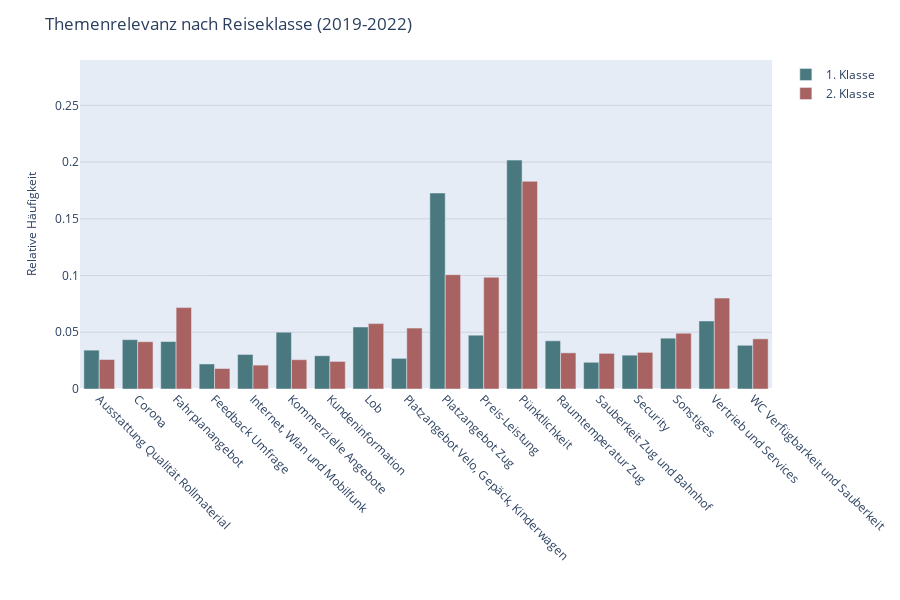

Here is the notebook cell this chart was saved with:
### Code cell
barchart_klasse = create_grouped_barchart(df_u_klassencode,
                                          x_col="CustomName",
                                          y_col="relative_count",
                                          color_col="u_klassencode",
                                          color_discrete_sequence=color_discrete_sequence,
                                          title="Themenrelevanz nach Reiseklasse (2019-2022)",
                                          xaxis_title='',
                                          yaxis_title='Relative Häufigkeit',
                                          legend_title='',
                                          template=template,
                                          path=path,
                                          filename="Themenrelevanz_Reiseklasse")

### Figure 1 — Plotly figure (JSON) as saved in the notebook; plotly's stock layout.template omitted (floating-point values rounded to 4 significant figures)
{"data": [{"alignmentgroup": "True", "customdata": [["1. Klasse"], ["1. Klasse"], ["1. Klasse"], ["1. Klasse"], ["1. Klasse"], ["1. Klasse"], ["1. Klasse"], ["1. Klasse"], ["1. Klasse"], ["1. Klasse"], ["1. Klasse"], ["1. Klasse"], ["1. Klasse"], ["1. Klasse"], ["1. Klasse"], ["1. Klasse"], ["1. Klasse"], ["1. Klasse"]], "hovertemplate": "u_klassencode=%{customdata[0]}<br>CustomName=%{x}<br>relative_count=%{y}<extra></extra>", "legendgroup": "1. Klasse", "marker": {"color": "#49787F", "pattern": {"shape": ""}}, "name": "1. Klasse", "offsetgroup": "1. Klasse", "orientation": "v", "showlegend": true, "textposition": "auto", "type": "bar", "x": ["Ausstattung Qualität Rollmaterial", "Corona", "Fahrplanangebot", "Feedback Umfrage", "Internet, Wlan und Mobilfunk", "Kommerzielle Angebote", "Kundeninformation", "Lob", "Platzangebot Velo, Gepäck, Kinderwagen", "Platzangebot Zug", "Preis-Leistung", "Pünktlichkeit", "Raumtemperatur Zug", "Sauberkeit Zug und Bahnhof", "Security", "Sonstiges", "Vertrieb und Services", "WC Verfügbarkeit und Sauberkeit"], "xaxis": "x", "y": [0.03426, 0.04348, 0.04183, 0.02207, 0.03047, 0.05007, 0.02931, 0.05468, 0.02701, 0.1728, 0.04743, 0.2017, 0.04249, 0.02355, 0.02981, 0.0448, 0.05995, 0.03854], "yaxis": "y"}, {"alignmentgroup": "True", "customdata": [["2. Klasse"], ["2. Klasse"], ["2. Klasse"], ["2. Klasse"], ["2. Klasse"], ["2. Klasse"], ["2. Klasse"], ["2. Klasse"], ["2. Klasse"], ["2. Klasse"], ["2. Klasse"], ["2. Klasse"], ["2. Klasse"], ["2. Klasse"], ["2. Klasse"], ["2. Klasse"], ["2. Klasse"], ["2. Klasse"]], "hovertemplate": "u_klassencode=%{customdata[0]}<br>CustomName=%{x}<br>relative_count=%{y}<extra></extra>", "legendgroup": "2. Klasse", "marker": {"color": "#A96262", "pattern": {"shape": ""}}, "name": "2. Klasse", "offsetgroup": "2. Klasse", "orientation": "v", "showlegend": true, "textposition": "auto", "type": "bar", "x": ["Ausstattung Qualität Rollmaterial", "Corona", "Fahrplanangebot", "Feedback Umfrage", "Internet, Wlan und Mobilfunk", "Kommerzielle Angebote", "Kundeninformation", "Lob", "Platzangebot Velo, Gepäck, Kinderwagen", "Platzangebot Zug", "Preis-Leistung", "Pünktlichkeit", "Raumtemperatur Zug", "Sauberkeit Zug und Bahnhof", "Security", "Sonstiges", "Vertrieb und Services", "WC Verfügbarkeit und Sauberkeit"], "xaxis": "x", "y": [0.02597, 0.04167, 0.07177, 0.01807, 0.02105, 0.02584, 0.02432, 0.05764, 0.05367, 0.1008, 0.09851, 0.1831, 0.03188, 0.03143, 0.03228, 0.04918, 0.08012, 0.04423], "yaxis": "y"}], "layout": {"barmode": "group", "height": 600, "legend": {"title": {"text": ""}, "tracegroupgap": 0}, "margin": {"t": 60}, "title": {"text": "Themenrelevanz nach Reiseklasse (2019-2022)"}, "width": 900, "xaxis": {"anchor": "y", "automargin": true, "domain": [0, 1], "showgrid": false, "tickangle": 45, "tickfont": {"size": 12}, "tickmode": "array", "ticktext": ["Ausstattung Qualität Rollmaterial", "Corona", "Fahrplanangebot", "Feedback Umfrage", "Internet, Wlan und Mobilfunk", "Kommerzielle Angebote", "Kundeninformation", "Lob", "Platzangebot Velo, Gepäck, Kinderwagen", "Platzangebot Zug", "Preis-Leistung", "Pünktlichkeit", "Raumtemperatur Zug", "Sauberkeit Zug und Bahnhof", "Security", "Sonstiges", "Vertrieb und Services", "WC Verfügbarkeit und Sauberkeit", "Ausstattung Qualität Rollmaterial", "Corona", "Fahrplanangebot", "Feedback Umfrage", "Internet, Wlan und Mobilfunk", "Kommerzielle Angebote", "Kundeninformation", "Lob", "Platzangebot Velo, Gepäck, Kinderwagen", "Platzangebot Zug", "Preis-Leistung", "Pünktlichkeit", "Raumtemperatur Zug", "Sauberkeit Zug und Bahnhof", "Security", "Sonstiges", "Vertrieb und Services", "WC Verfügbarkeit und Sauberkeit"], "tickvals": [0, 1, 2, 3, 4, 5, 6, 7, 8, 9, 10, 11, 12, 13, 14, 15, 16, 17, 18, 19, 20, 21, 22, 23, 24, 25, 26, 27, 28, 29, 30, 31, 32, 33, 34, 35], "tickwidth": 1, "title": {"text": ""}}, "yaxis": {"anchor": "x", "domain": [0, 1], "gridcolor": "rgba(0,0,0,0.1)", "gridwidth": 1, "range": [0, 0.29], "showgrid": true, "title": {"font": {"size": 12}, "text": "Relative Häufigkeit"}}}}
